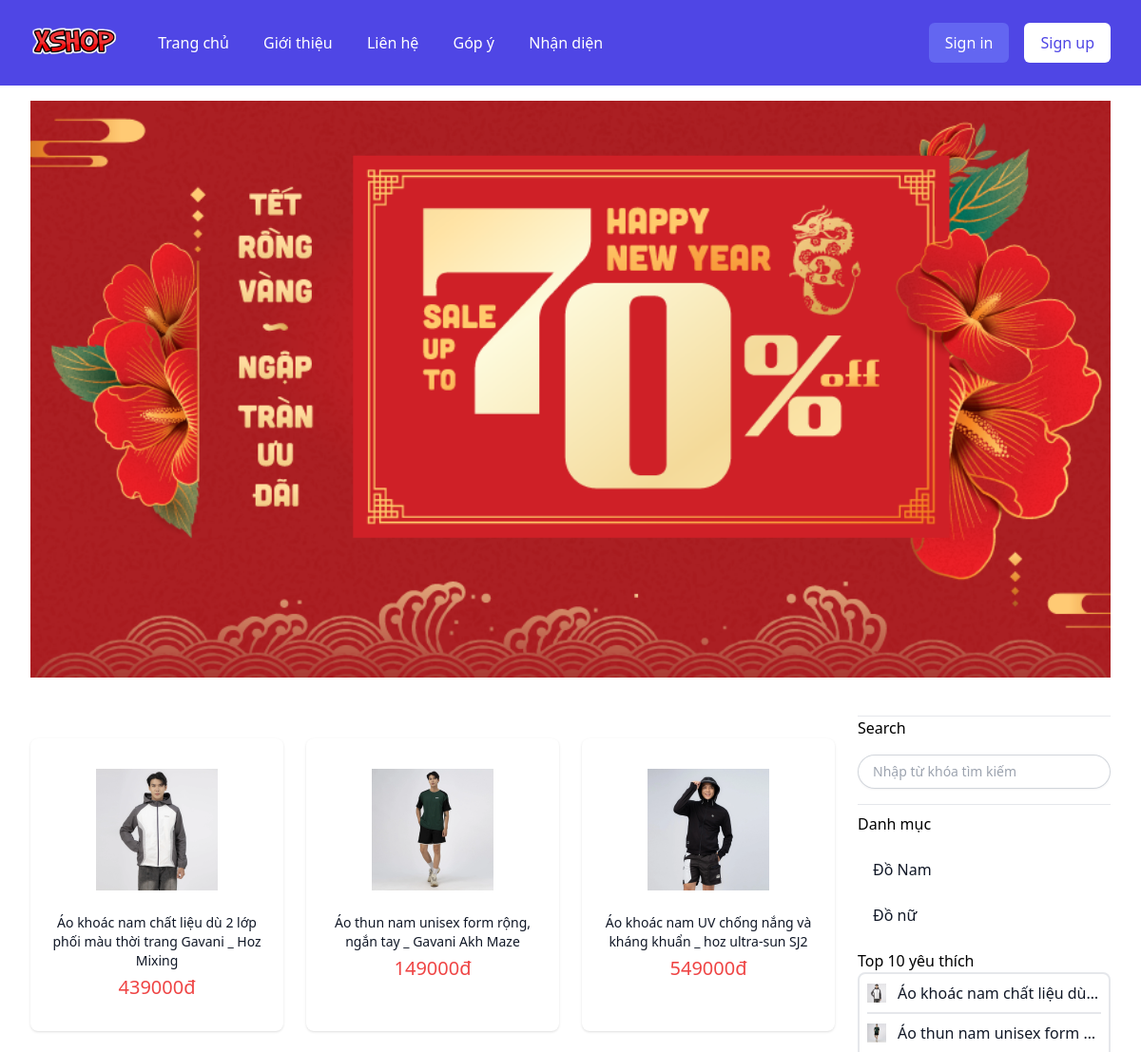
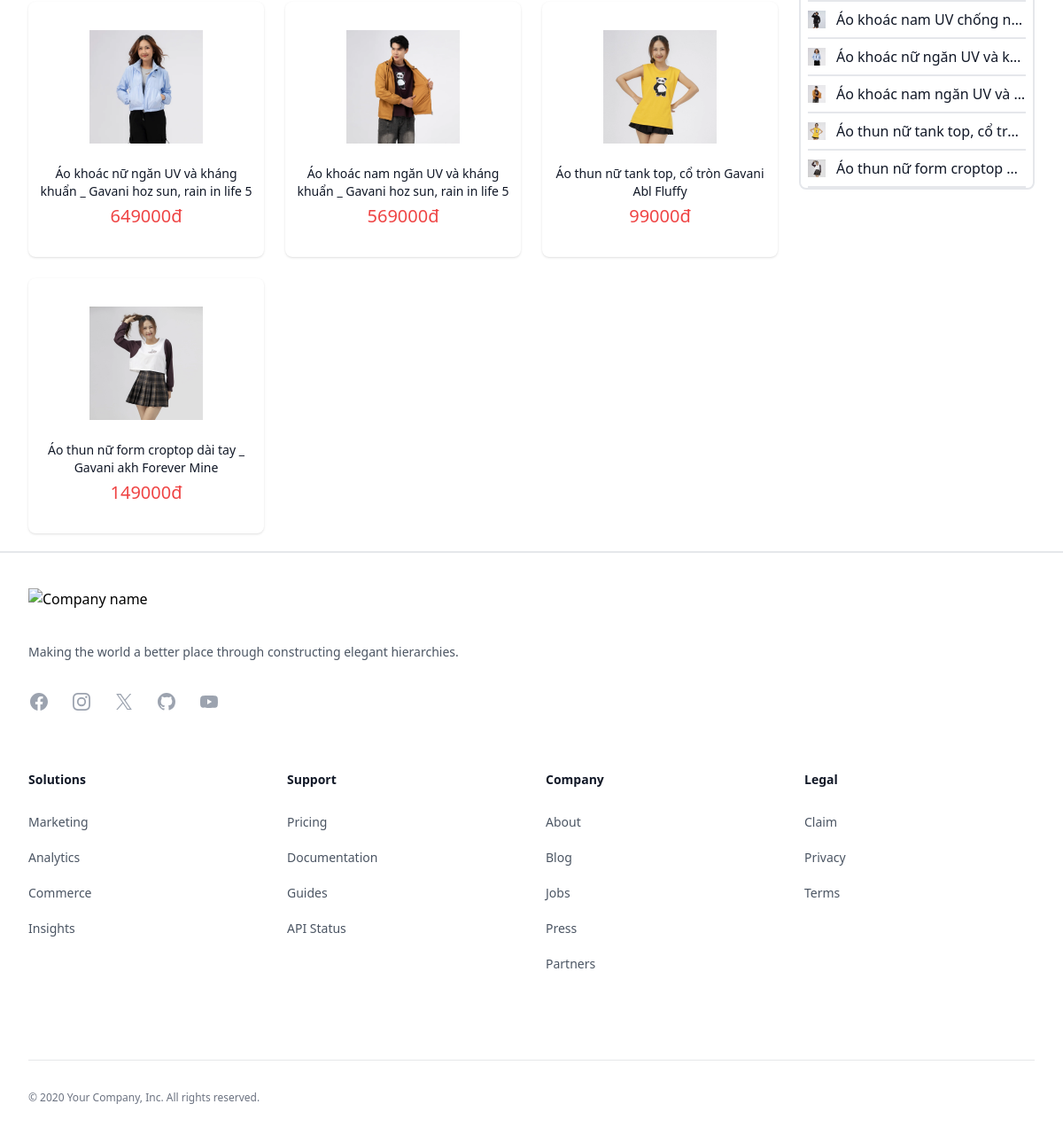
/site/trang_chu/index.php, run on the app's committed database (2 pictures, top to bottom).
### tables this page shows
CREATE TABLE IF NOT EXISTS `hang_hoa` (
  `ma_hh` int NOT NULL AUTO_INCREMENT,
  `ten_hh` varchar(255) NOT NULL DEFAULT '0',
  `don_gia` double(10,2) NOT NULL DEFAULT '0.00',
  `giam_gia` double(10,2) DEFAULT '0.00',
  `hinh` varchar(255) NOT NULL,
  `ngay_nhap` date NOT NULL,
  `mo_ta` text,
  `dac_biet` tinyint(1) NOT NULL DEFAULT '0',
  `luot_xem` int NOT NULL DEFAULT '0',
  `ma_loai` int NOT NULL DEFAULT '0',
  PRIMARY KEY (`ma_hh`),
  KEY `FK_hang_hoa_loai_hang` (`ma_loai`),
  CONSTRAINT `FK_hang_hoa_loai_hang` FOREIGN KEY (`ma_loai`) REFERENCES `loai_hang` (`ma_loai`)
);

CREATE TABLE IF NOT EXISTS `loai_hang` (
  `ma_loai` int NOT NULL AUTO_INCREMENT,
  `ten_loai` varchar(255) NOT NULL DEFAULT '0',
  PRIMARY KEY (`ma_loai`),
  UNIQUE KEY `ten_loai` (`ten_loai`)
);

### site/trang_chu/index.php (called while the page is built, shortened)
<?php
require_once("../../dao/pdo.php");
require_once("../../dao/hang_hoa.php");
require_once("../../dao/loai_hang.php");
$ds_hang_hoa_top_10 = hang_hoa_select_top10();
$ds_loai_hang = loai_selectall();
require("../layout.php");
?>

### dao/pdo.php (called while the page is built, shortened)
<?php
function pdo_get_connection()
{
    $servername = "localhost";
    $username = "root";
    $password = "";
    $db = "xxshop";
    try {
        $conn = new PDO("mysql:host=$servername;dbname=$db", $username, $password);
        $conn->setAttribute(PDO::ATTR_ERRMODE, PDO::ERRMODE_EXCEPTION);
        return $conn;
    } catch (PDOException $e) {
        echo "Connection failed: " . $e->getMessage();
    }
}
function qdo_query($sql)
{
    $sql_args = array_slice(func_get_args(), 1);
    try {
        $conn = pdo_get_connection();
        $stmt = $conn->prepare($sql);
        $stmt->execute($sql_args);
        $rows = $stmt->fetchAll();
        return $rows;
    } catch (PDOException $th) {
        throw $th;
    } finally {
        unset($conn);
    }
}
?>

### dao/hang_hoa.php (called while the page is built, shortened)
<?php
require_once("pdo.php");
function hang_hoa_select_top10()
{
    $sql = "SELECT * FROM hang_hoa ORDER BY luot_xem DESC LIMIT 10";
    return qdo_query($sql);
}
?>

### dao/loai_hang.php (called while the page is built, shortened)
<?php
require_once("pdo.php");
function loai_selectall()
{
    $sql = "SELECT * FROM loai_hang";
    return qdo_query($sql);
}
?>

### site/trang_chu/home.php (the view)
<div class="col-span-12 mt-10 grid grid-cols-12 gap-6 sm:grid-cols-2 md:grid-cols-3 lg:grid-cols-12">
    <?php
    foreach ($ds_hang_hoa_top_10 as $value) {
        echo "<a href='../hang_hoa/chi_tiet.php?ma_hh=" . $value["ma_hh"] . "' class='col-span-4 flex flex-col divide-y divide-gray-200 rounded-lg bg-white text-center shadow'>";
        echo "<div class='flex flex-1 flex-col py-8 px-3'>";
        echo "<img class='mx-auto h-32 w-32'";
        echo "src='../../upload/" . $value["hinh"] . "'";
        echo "alt='" . $value["hinh"] . "'>";
        echo "<h3 class='mt-6 text-sm font-medium text-gray-900'>" . $value["ten_hh"] . "</h3>";
        echo "<dl class='mt-1 flex flex-grow flex-col justify-between'>";
        echo "<dt class='text-red-500 text-xl'>" . $value["don_gia"] . "đ</dt>";
        echo "</dl>";
        echo "  </div>";
        echo "</a>";
    }
    ?>
</div>

### site/danh_muc.php (shortened to what this page needs)
<div class="mt-4 border-t border-gray-200">
    <form action="/site/hang_hoa/liet_ke.php" class="border-b pb-4 border-gray-200">
        <span class="mb-4 block">Search</span>
        <input type="text" name="kyw" id="kyw"
            class="block w-full rounded-full border-0 focus-visible:out-line-none px-4 py-1.5 text-gray-900 shadow-sm ring-1 ring-inset ring-gray-300 placeholder:text-gray-400 focus:ring-2 focus-visible:ring-0 focus:ring-inset focus:ring-indigo-600 sm:text-sm sm:leading-6"
            placeholder="Nhập từ khóa tìm kiếm">
    </form>
    <h3 class=" mt-2">Danh mục</h3>
    <ul role="list" class="px-2 py-3 font-medium text-gray-900">
        <?php
        foreach ($ds_loai_hang as $value) {
            echo "<li>";
            echo "<a href='../hang_hoa/liet_ke.php?ma_loai=" . $value["ma_loai"] . "' class='block px-2 py-3'>" . $value["ten_loai"] . "</a>";
            echo "</li>";
        }
        ?>
    </ul>
    <div>
        <h3>Top 10 yêu thích</h3>
        <ul role="list" class="px-2 border-2 rounded-lg font-medium text-gray-900">
            <?php
            foreach ($ds_hang_hoa_top_10 as $value) {
                echo "<li class='border-b-2 border-gray block'>";
                echo "<a class='flex items-center py-2' href='../hang_hoa/chi_tiet.php?ma_hh=" . $value["ma_hh"] . "' class='block px-2 py-3'>
                    <img class='w-[20px] h-[20px]' src='/upload/" . $value["hinh"] . "' />
                    <p class='ml-3 example_text'>" . $value["ten_hh"] . "</p>
                </a>";
                echo "</li>";
            }
            ?>
        </ul>
    </div>
</div>

### data on the page
hang_hoa: hinh (picture), ten_hh "Áo khoác nam chất liệu dù 2 lớp phối màu thời trang Gavani _ Hoz Mixing", don_gia "439000", ten_hh "Áo khoác nam chất liệu dù…"
hang_hoa: hinh (picture), ten_hh "Áo thun nam unisex form rộng, ngắn tay _ Gavani Akh Maze", don_gia "149000", ten_hh "Áo thun nam unisex form…"
hang_hoa: hinh (picture), ten_hh "Áo khoác nam UV chống nắng và kháng khuẩn _ hoz ultra-sun SJ2", don_gia "549000", ten_hh "Áo khoác nam UV chống n…"
hang_hoa: hinh (picture), ten_hh "Áo khoác nữ ngăn UV và kháng khuẩn _ Gavani hoz sun, rain in life 5", don_gia "649000", ten_hh "Áo khoác nữ ngăn UV và k…"
hang_hoa: hinh (picture), ten_hh "Áo khoác nam ngăn UV và kháng khuẩn _ Gavani hoz sun, rain in life 5", don_gia "569000", ten_hh "Áo khoác nam ngăn UV và…"
hang_hoa: hinh (picture), ten_hh "Áo thun nữ tank top, cổ tròn Gavani Abl Fluffy", don_gia "99000", ten_hh "Áo thun nữ tank top, cổ tr…"
hang_hoa: hinh (picture), ten_hh "Áo thun nữ form croptop dài tay _ Gavani akh Forever Mine", don_gia "149000", ten_hh "Áo thun nữ form croptop…"
loai_hang: ten_loai "Đồ Nam"
loai_hang: ten_loai "Đồ nữ"
